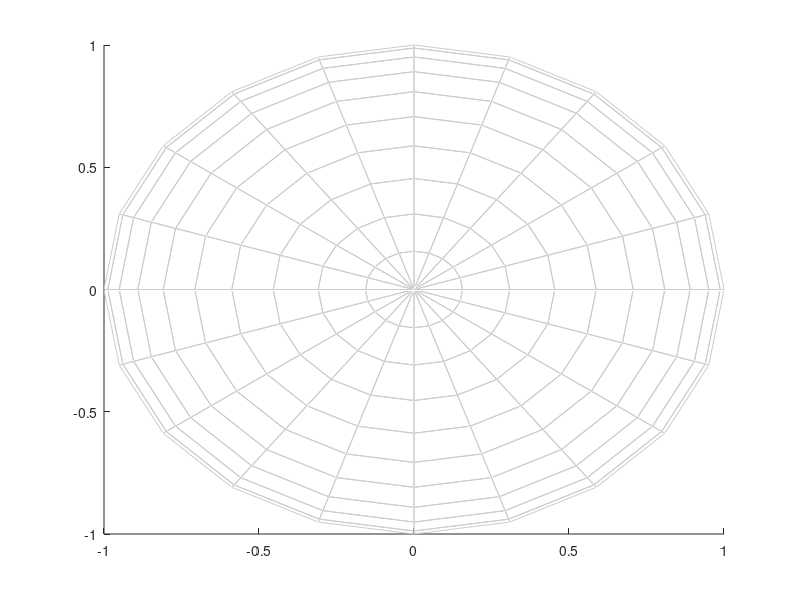

MATLAB code for this plot: (Note: this script raises an error after producing the figure.)
% Made by Zela
addpath('CircStat2012a');
addpath('SPKmeans');
%   The first task is to understand clustering on the hypersphere in order to
%   understand classification of the data set.

%   Make a two sphere
clf;
[sx, sy, sz] = sphere;
figure;
lightGrey = 0.8*[1 1 1]; % It looks better if the lines are lighter
surface(sx,sy,sz,'FaceColor', 'none','EdgeColor',lightGrey)
hold on;


%   Create sample spaces on the sphere
n = 15;
numClusters = 10;
data = cell(70, 1);
dataMatrix = [];
for i = 1:numClusters
    mean1 = 2*pi*rand() - pi;
    mean2 = 2*pi*rand() - pi;
    angles = [circ_vmrnd(mean1, 1, n) circ_vmrnd(mean2, 1, n)];
    [x ,y, z] = sph2cart(angles(:,1), angles(:, 2), 1);
    data{i,1} = [x ,y, z];
    dataMatrix = [dataMatrix; data{i,1}];
end

hold on;

K = numClusters;
[best_x,best_f,mem,empty,loop]=SPKmeans(dataMatrix,K,3, 'rand');

scatter3(dataMatrix(:,1),dataMatrix(:,2),dataMatrix(:,3),4,mem);

%   Is the method accurate? Yes

%   70 clusters
